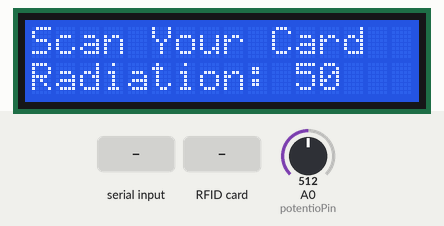
Recording of a sketch running on a simulated Arduino Uno, built with avr-gcc and run on an emulated ATmega328P. On the bench: 16×2 character LCD. The test bench sets the inputs (shaded band); at power-on: A0 (potentioPin) = 512. What the sketch prints to the serial monitor is not drawn.

Above: at 1.3 s.
1.4 s: "2" received over the second serial link
At 2.2 s:
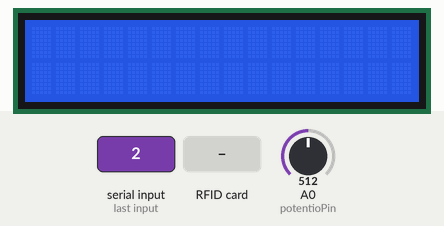
4.4 s: "1" received over the second serial link
At 5.7 s:
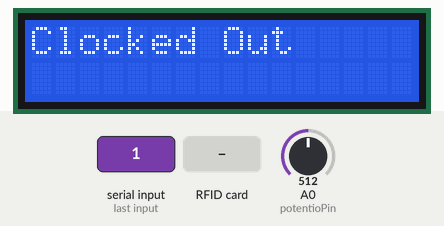
6.9 s: "0" received over the second serial link
At 9.3 s:
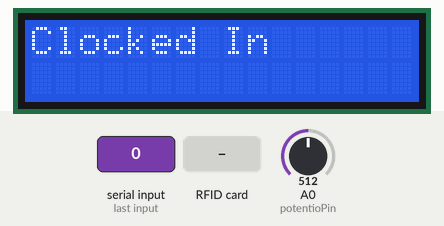
9.9 s: A0 (potentioPin) set to 716
At 11.2 s:
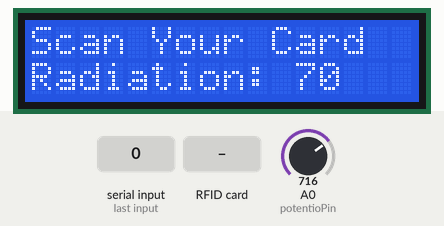
11.9 s: A0 (potentioPin) set to 900
At 13.2 s:
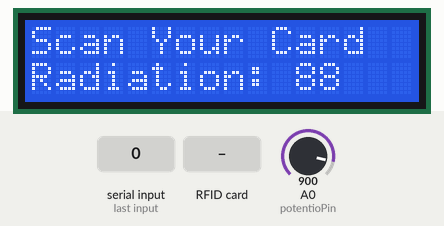
13.5 s: RFID card 5E 7A 19 C4 held to the reader
Timing chart, 0 to 16.0 s (numbered marks = the images above; inputs shaded):
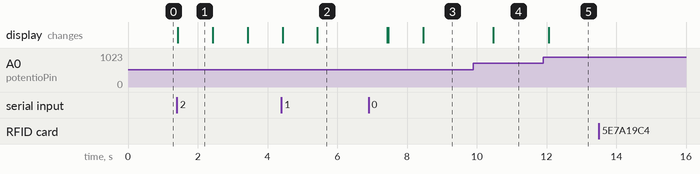

Measured:
- after the input at 1.4 s, the display: changes at once (image 1)
- after the input at 4.4 s, the display: first changes at once (image 2 shows a later state)
- after the input at 6.9 s, the display: first differs from a run without the input after 0.56 s (image 3 shows a later state)
- after the input at 9.9 s, the display: changes after 0.58 s (image 4)
- after the input at 11.9 s, the display: changes after 0.17 s (image 5)
- after the input at 13.5 s, every drawn part: stays the same
- what the display in image 1 shows lasts 1.0 s, from 1.4 s to 2.4 s

The sketch:

arduino_RFID.ino
```cpp
#include <SPI.h>
#include <MFRC522.h>
#include <LiquidCrystal.h>
#include <SoftwareSerial.h>

const int RST_PIN = 9;
const int SS_PIN = 10;
const char LOGGEDOUT = '0';
const char LOGGEDIN = '1';
const char WARNING = '2';
const int RADIATION_CHECK_DELAY = 300;
const int NOISE_FILTER_VALUE = 1;

const String ID = "1"; //message identifier for sending tag-ID
const String RADIATION = "2"; //message identifier for sending radiation-level

char firstChar;
int potentioPin = A0;
int potentioVal = 0;
int previousVal = 0;
unsigned long timer = 0;

SoftwareSerial BTserial(A4, A3); //RX | TX
String tagID = ""; // our tags "565EE2F7" && "699FC756"

MFRC522 mfrc522(SS_PIN, RST_PIN);
LiquidCrystal lcd(7, 6, 5, 4, 3, 2); //Parameters: (rs, enable, d4, d5, d6, d7)

void setup() {
  SPI.begin(); //SPI bus
  mfrc522.PCD_Init(); //MFRC522 (RFID)
  pinMode(A0, INPUT);

  lcd.begin(16, 2); //LCD screen
  lcd.clear();
  lcd.setCursor(0, 0);

  timer = millis();
  potentioVal = map(analogRead(potentioPin), 0, 1023, 1, 100);
  previousVal = potentioVal;
  Serial.begin(9600);
  BTserial.begin(9600);
}

void loop() {

  if (millis() >= timer + RADIATION_CHECK_DELAY) {
    potentioVal = map(analogRead(potentioPin), 0, 1023, 1, 100);
    if (potentioVal > previousVal + NOISE_FILTER_VALUE || potentioVal < previousVal - NOISE_FILTER_VALUE) {
      String message = RADIATION; // RADIATION == "2" -> identifier for message
      message.concat(potentioVal);
      message.concat("."); // "." is used as end of message for android
      BTserial.print(message);
      Serial.println(message);
      previousVal = potentioVal;
    }
    timer = millis();
  }

  lcd.clear();
  lcd.print("Scan Your Card ");
  lcd.setCursor(0, 1);
  lcd.print("Radiation: ");
  lcd.print(previousVal);

  //Wait until new tag is available
  while (getID()) {
    BTserial.print(tagID);
    Serial.print(tagID);
  }

  if (BTserial.available()) {
    lcd.clear();
    lcd.setCursor(0, 0);
    firstChar = BTserial.readString().charAt(0);

    switch (firstChar) { //state machine for receiving messages via bluetooth
      case LOGGEDOUT: //user is checked out -> check user
        lcd.print("Clocked In");
        Serial.println(BTserial.readString().charAt(0)); //for debugging
        delay(1000);
        break;

      case LOGGEDIN: //user is checked in -> check out user
        lcd.print("Clocked Out");
        Serial.println(BTserial.readString().charAt(0)); //for debugging
        delay(1000);
        break;

      case WARNING: //check for warning message
        lcd.print("WARNING");
        lcd.setCursor(0, 1);
        lcd.print("LIMIT REACHED");
        delay(1000);
        break;

      default:
        lcd.print("Error: ");
        lcd.print(firstChar);
        Serial.print("Unknown message in state machine: ");
        Serial.println(firstChar);
        break;
    }
  }
}

//Read new tag if available
boolean getID()
{
  // Getting ready for Reading PICCs
  if (mfrc522.PICC_IsNewCardPresent() && mfrc522.PICC_ReadCardSerial()) {
    tagID = ID; //ID == "1" -> used as identifier for message
    for ( uint8_t i = 0; i < 4; i++) { // The MIFARE PICCs that we use have 4 byte UID
      tagID.concat(String(mfrc522.uid.uidByte[i], HEX)); // Adds the 4 bytes in a single String variable
    }
    tagID.concat(".");
    tagID.toUpperCase();
    mfrc522.PICC_HaltA(); // Stop reading
    return true;
  }
  return false;

}
```
